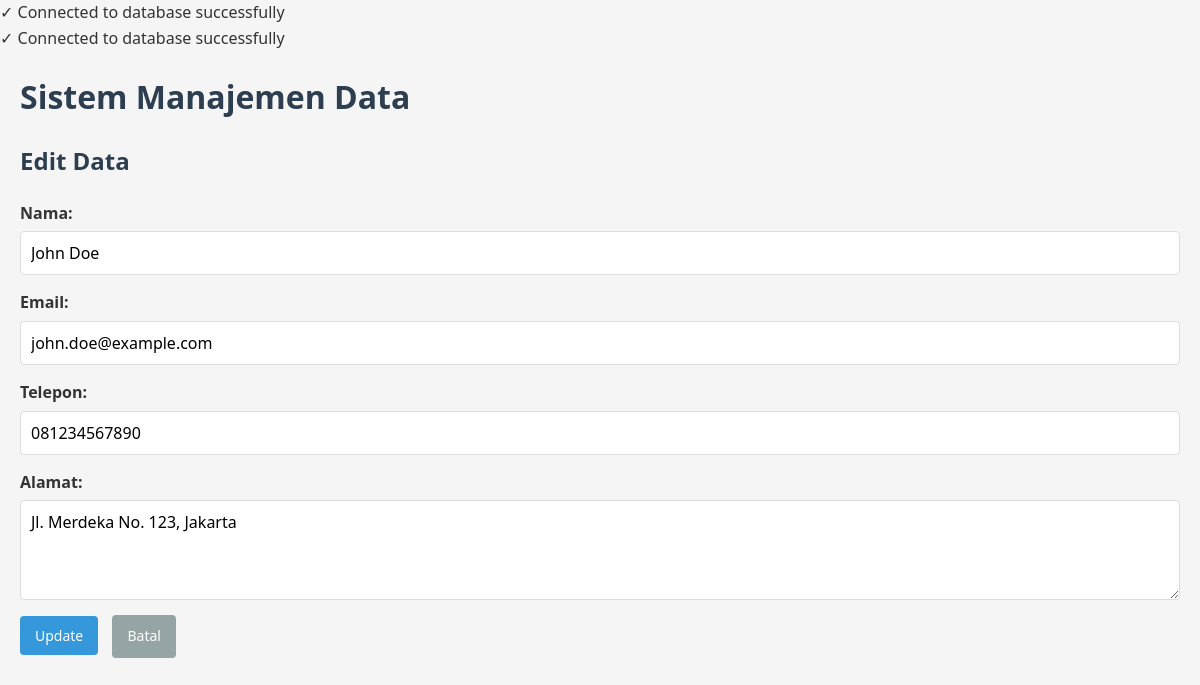
Screenshot of /index.php?action=edit&id=1 with the database file from the repository.
### tables this page shows
CREATE TABLE IF NOT EXISTS data_users (
    id INT(11) AUTO_INCREMENT PRIMARY KEY,
    nama VARCHAR(100) NOT NULL,
    email VARCHAR(100) NOT NULL UNIQUE,
    telepon VARCHAR(20) NOT NULL,
    alamat TEXT NOT NULL,
    created_at TIMESTAMP DEFAULT CURRENT_TIMESTAMP,
    updated_at TIMESTAMP DEFAULT CURRENT_TIMESTAMP ON UPDATE CURRENT_TIMESTAMP
);

### controllers/CrudController.php (called while the page is built, shortened)
<?php
class CrudController {
    private $userModel;
    public function __construct() {
        $database = new Database();
        $db = $database->getConnection();
        $this->userModel = new UserModel($db);
    }
    public function edit() {
        $id = isset($_GET['id']) ? $_GET['id'] : die('ERROR: ID tidak ditemukan.');
        $user = $this->userModel->readOne($id);
        include 'views/header.php';
        include 'views/edit.php';
        include 'views/footer.php';
    }
}
?>

### models/UserModel.php (called while the page is built, shortened)
<?php
class UserModel {
    private $conn;
    private $table_name = "data_users";
    public function __construct($db) {
        $this->conn = $db;
    }
    public function readOne($id) {
        $query = "SELECT * FROM " . $this->table_name . " WHERE id = ? LIMIT 0,1";
        $stmt = $this->conn->prepare($query);
        $stmt->bindParam(1, $id);
        $stmt->execute();
        return $stmt->fetch(PDO::FETCH_ASSOC);
    }
}
?>

### views/edit.php (the view)
<h2>Edit Data</h2>
<form action="index.php?action=edit&id=<?php echo $user['id']; ?>" method="POST">
    <div class="form-group">
        <label for="nama">Nama:</label>
        <input type="text" id="nama" name="nama" value="<?php echo $user['nama']; ?>" required>
    </div>
    <div class="form-group">
        <label for="email">Email:</label>
        <input type="email" id="email" name="email" value="<?php echo $user['email']; ?>" required>
    </div>
    <div class="form-group">
        <label for="telepon">Telepon:</label>
        <input type="text" id="telepon" name="telepon" value="<?php echo $user['telepon']; ?>" required>
    </div>
    <div class="form-group">
        <label for="alamat">Alamat:</label>
        <textarea id="alamat" name="alamat" required><?php echo $user['alamat']; ?></textarea>
    </div>
    <button type="submit" class="btn btn-primary">Update</button>
    <a href="index.php" class="btn btn-cancel">Batal</a>
</form>

### assets/css/style.css (style rules this page uses)
* { margin: 0; padding: 0; box-sizing: border-box; font-family: 'Segoe UI', Tahoma, Geneva, Verdana, sans-serif; }
body { background-color: #f5f5f5; color: #333; line-height: 1.6; }
h1, h2 { color: #2c3e50; margin-bottom: 20px; }
.btn { display: inline-block; padding: 10px 15px; text-decoration: none; border-radius: 4px; border: none; cursor: pointer; font-size: 14px; margin-right: 10px; }
.btn-primary { background-color: #3498db; color: white; }
.btn-cancel { background-color: #95a5a6; color: white; }
.form-group { margin-bottom: 15px; }
label { display: block; margin-bottom: 5px; font-weight: 600; }
input, textarea { width: 100%; padding: 10px; border: 1px solid #ddd; border-radius: 4px; font-size: 16px; }
textarea { height: 100px; resize: vertical; }

### rows the page displays
data_users: nama "John Doe", email "john.doe@example.com", telepon "081234567890", alamat "Jl. Merdeka No. 123, Jakarta"
